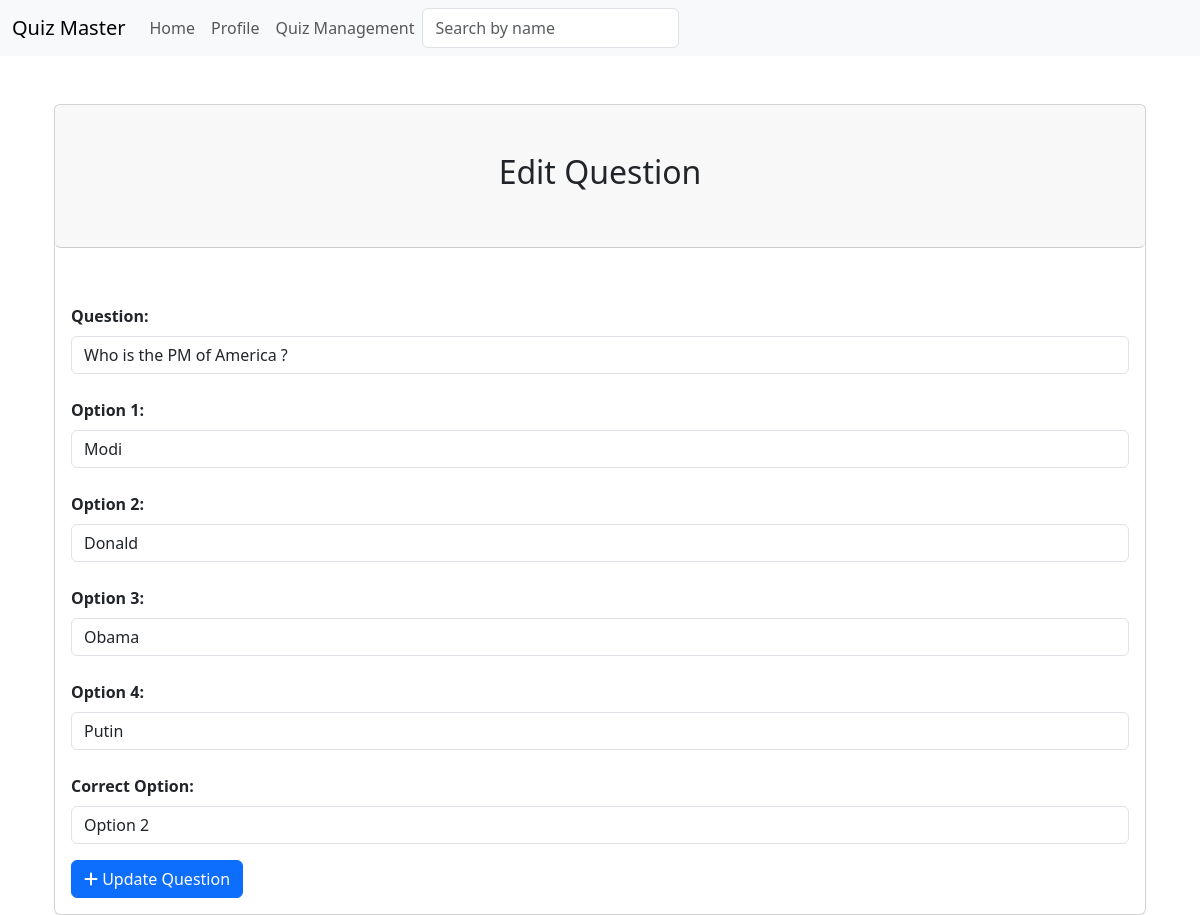
The page /quiz/1/question/1/edit (signed in) on the database its author committed.
### models.py (models this page shows)
class Question(db.Model):
    id = db.Column(db.Integer, primary_key = True)
    question_name = db.Column(db.String(300), nullable = False)
    option1 = db.Column(db.String(50), nullable = False)
    option2 = db.Column(db.String(50), nullable = False)
    option3 = db.Column(db.String(50), nullable = False)
    option4 = db.Column(db.String(50), nullable = False)
    correct_option = db.Column(db.String(50), nullable = False)
    quiz_id = db.Column(db.Integer, db.ForeignKey('quiz.id'), nullable = False)

### routes.py (the view, shortened to what this page needs)
@app.route("/quiz/<int:id>/question/<int:question_id>/edit", methods=['GET', 'POST'])
@auth_requried
def edit_question(id, question_id):
    user = User.query.get(session['user_id'])
    question = Question.query.get_or_404(question_id)
    return render_template('edit_question.html', question=question, user=user)

### routes.py (called while the page is built)
def auth_requried(func):
    @wraps(func)
    def inner(*args, **kwargs):
        if 'user_id' in session:
            return func(*args, **kwargs)
        else:
            flash('You need to be logged in to access this page')
            return redirect(url_for('login'))
    return inner

### templates/edit_question.html
{% extends 'layout.html' %}
{% block content %}
<div class="container mt-5">
    <div class="card">
        <div class="card-header mb-3 bg p-5 rounded">
            <h2 class="text-center">Edit Question</h2>
        </div>
        <div class="card-body">
            <form method="post">
                <div class="form-group">
                    <label for="question_name" class="form-label mt-4 fw-semibold">Question:</label>
                    <input type="text" class="form-control" name="question_name" value="{{question.question_name}}" placeholder="Enter Question" required>
                </div>
                <div class="form-group">
                    <label for="option1" class="form-label mt-4 fw-semibold">Option 1:</label>
                    <input type="text" class="form-control" name="option1" value="{{question.option1}}" placeholder="Enter Option 1" required>
                </div>
                <div class="form-group">
                    <label for="option2" class="form-label mt-4 fw-semibold">Option 2:</label>
                    <input type="text" class="form-control" name="option2" value="{{question.option2}}" placeholder="Enter Option 2" required>
                </div>
                <div class="form-group">
                    <label for="option3" class="form-label mt-4 fw-semibold">Option 3:</label>
                    <input type="text" class="form-control" name="option3" value="{{question.option3}}" placeholder="Enter Option 3" required>
                </div>
                <div class="form-group">
                    <label for="option4" class="form-label mt-4 fw-semibold">Option 4:</label>
                    <input type="text" class="form-control" name="option4" value="{{question.option4}}" placeholder="Enter Option 4" required>
                </div>
                <div class="form-group">
                    <label for="correct_option" class="form-label mt-4 fw-semibold">Correct Option:</label>
                    <input type="text" class="form-control" name="correct_option" value="{{question.correct_option}}" placeholder="Enter Correct Option"
                        required>
                </div>
                <button type="submit" class="btn btn-primary btn-block mt-3">
                    <i class="fa fa-plus"></i>
                    Update Question</button>
            </form>
        </div>
    </div>
</div>
{% endblock %}

### rows shown on the page
Question: question_name "Who is the PM of America ?", option1 "Modi", option2 "Donald", option3 "Obama", option4 "Putin", correct_option "Option 2"
